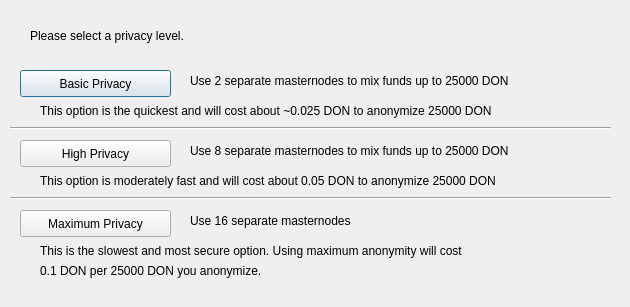
<?xml version="1.0" encoding="UTF-8"?>
<ui version="4.0">
 <class>ObfuscationConfig</class>
 <widget class="QDialog" name="ObfuscationConfig">
  <property name="geometry">
   <rect>
    <x>0</x>
    <y>0</y>
    <width>630</width>
    <height>307</height>
   </rect>
  </property>
  <property name="windowTitle">
   <string>Configure Obfuscation</string>
  </property>
  <widget class="QPushButton" name="buttonBasic">
   <property name="geometry">
    <rect>
     <x>20</x>
     <y>70</y>
     <width>151</width>
     <height>27</height>
    </rect>
   </property>
   <property name="text">
    <string>Basic Privacy</string>
   </property>
  </widget>
  <widget class="QPushButton" name="buttonHigh">
   <property name="geometry">
    <rect>
     <x>20</x>
     <y>140</y>
     <width>151</width>
     <height>27</height>
    </rect>
   </property>
   <property name="text">
    <string>High Privacy</string>
   </property>
  </widget>
  <widget class="QPushButton" name="buttonMax">
   <property name="geometry">
    <rect>
     <x>20</x>
     <y>210</y>
     <width>151</width>
     <height>27</height>
    </rect>
   </property>
   <property name="text">
    <string>Maximum Privacy</string>
   </property>
  </widget>
  <widget class="QLabel" name="label">
   <property name="geometry">
    <rect>
     <x>30</x>
     <y>20</y>
     <width>571</width>
     <height>31</height>
    </rect>
   </property>
   <property name="text">
    <string>Please select a privacy level.</string>
   </property>
  </widget>
  <widget class="QLabel" name="label_2">
   <property name="geometry">
    <rect>
     <x>190</x>
     <y>70</y>
     <width>421</width>
     <height>21</height>
    </rect>
   </property>
   <property name="text">
    <string>Use 2 separate masternodes to mix funds up to 25000 DON</string>
   </property>
  </widget>
  <widget class="QLabel" name="label_3">
   <property name="geometry">
    <rect>
     <x>190</x>
     <y>140</y>
     <width>411</width>
     <height>21</height>
    </rect>
   </property>
   <property name="text">
    <string>Use 8 separate masternodes to mix funds up to 25000 DON</string>
   </property>
  </widget>
  <widget class="QLabel" name="label_4">
   <property name="geometry">
    <rect>
     <x>190</x>
     <y>210</y>
     <width>421</width>
     <height>21</height>
    </rect>
   </property>
   <property name="text">
    <string>Use 16 separate masternodes</string>
   </property>
  </widget>
  <widget class="QLabel" name="label_6">
   <property name="geometry">
    <rect>
     <x>40</x>
     <y>100</y>
     <width>561</width>
     <height>21</height>
    </rect>
   </property>
   <property name="text">
    <string>This option is the quickest and will cost about ~0.025 DON to anonymize 25000 DON</string>
   </property>
  </widget>
  <widget class="QLabel" name="label_7">
   <property name="geometry">
    <rect>
     <x>40</x>
     <y>170</y>
     <width>561</width>
     <height>21</height>
    </rect>
   </property>
   <property name="text">
    <string>This option is moderately fast and will cost about 0.05 DON to anonymize 25000 DON</string>
   </property>
  </widget>
  <widget class="QLabel" name="label_8">
   <property name="geometry">
    <rect>
     <x>40</x>
     <y>240</y>
     <width>561</width>
     <height>21</height>
    </rect>
   </property>
   <property name="text">
    <string>This is the slowest and most secure option. Using maximum anonymity will cost</string>
   </property>
  </widget>
  <widget class="QLabel" name="label_9">
   <property name="geometry">
    <rect>
     <x>40</x>
     <y>260</y>
     <width>561</width>
     <height>21</height>
    </rect>
   </property>
   <property name="text">
    <string>0.1 DON per 25000 DON you anonymize.</string>
   </property>
  </widget>
  <widget class="Line" name="line">
   <property name="geometry">
    <rect>
     <x>10</x>
     <y>120</y>
     <width>601</width>
     <height>16</height>
    </rect>
   </property>
   <property name="orientation">
    <enum>Qt::Horizontal</enum>
   </property>
  </widget>
  <widget class="Line" name="line_2">
   <property name="geometry">
    <rect>
     <x>10</x>
     <y>190</y>
     <width>601</width>
     <height>16</height>
    </rect>
   </property>
   <property name="orientation">
    <enum>Qt::Horizontal</enum>
   </property>
  </widget>
 </widget>
 <resources/>
 <connections/>
</ui>
